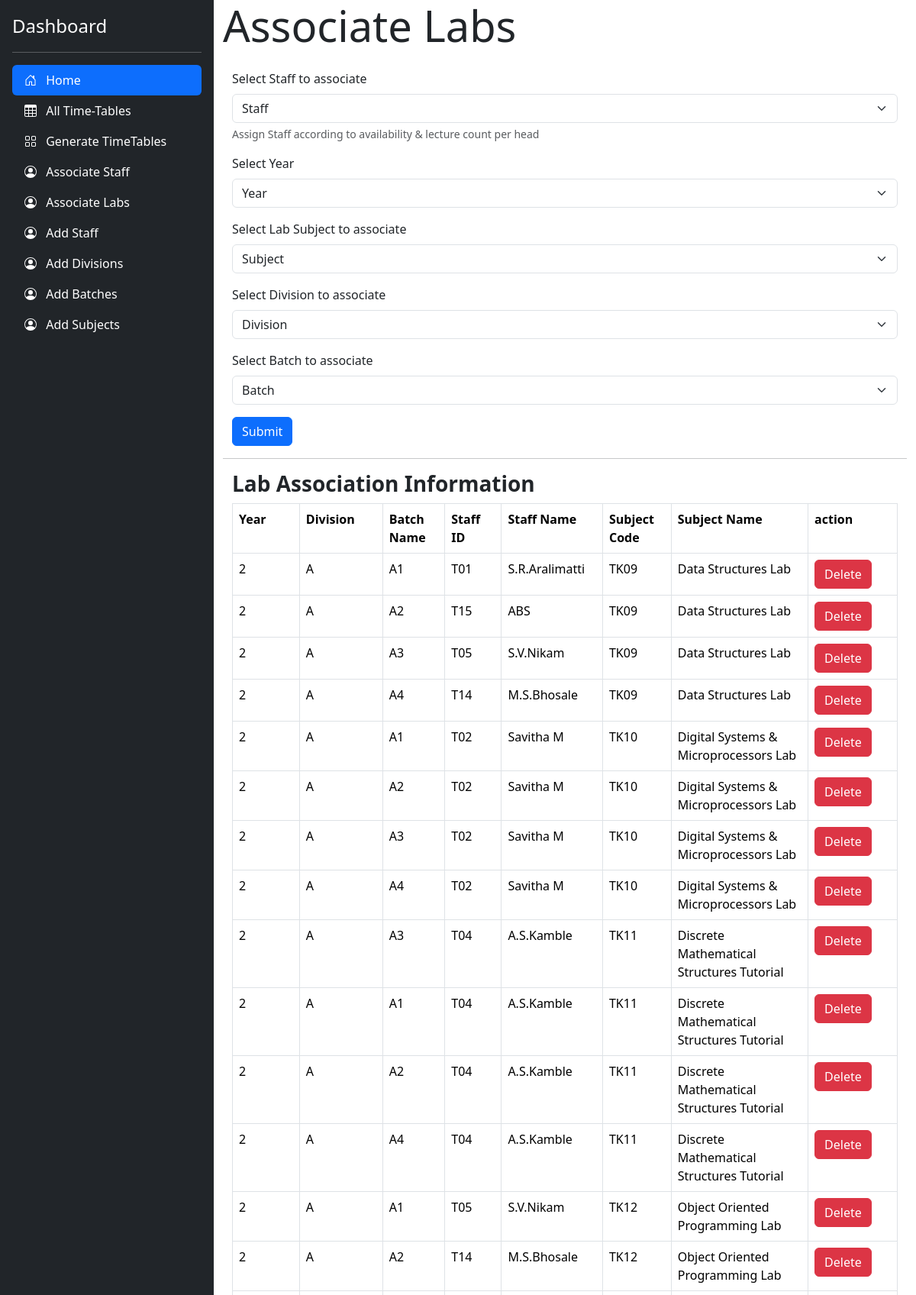
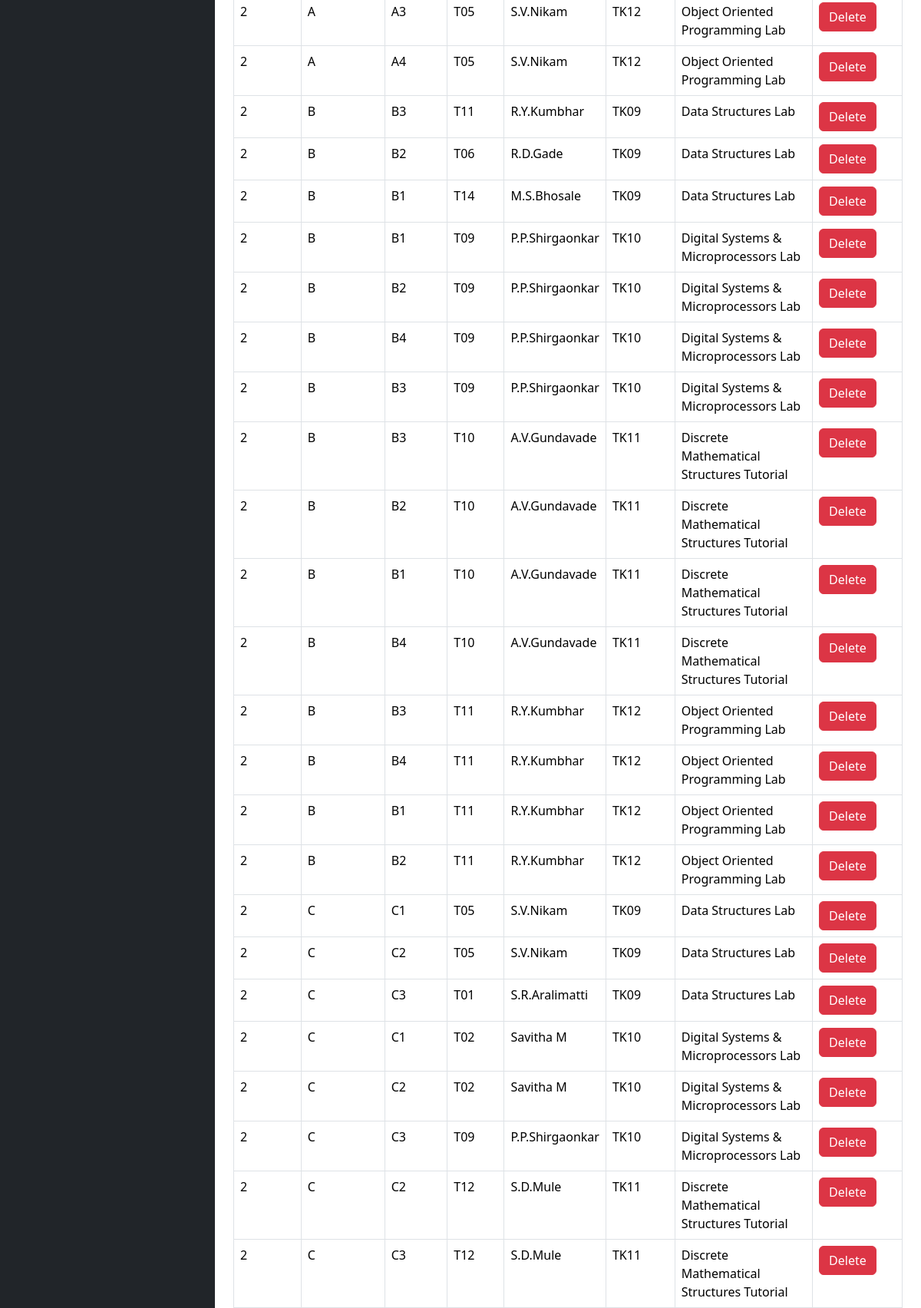
Screenshot of /associateLabs.php (signed in, upper part) with the database file from the repository (2 pictures, top to bottom).
### tables this page shows
CREATE TABLE `batch_associations` (
  `batchname` varchar(2) NOT NULL,
  `division` varchar(2) NOT NULL,
  `staffid` varchar(11) NOT NULL,
  `staffname` varchar(50) NOT NULL,
  `subjectcode` varchar(11) NOT NULL,
  `subjectname` varchar(100) NOT NULL,
  `year` int(11) NOT NULL,
  `id` int(11) NOT NULL
);

### associateLabs.php (the view, shortened to what this page needs)
<!doctype html>
<html lang="en" data-bs-theme="auto">
<head>
    <link href="https://cdn.jsdelivr.net/npm/bootstrap@5.3.3/dist/css/bootstrap.min.css" rel="stylesheet">
    <link href="./css/sidebars.css" rel="stylesheet">
    <link rel="stylesheet" href="./css/dashboard.css">
    <link href="sidebars.css" rel="stylesheet">
</head>
<body>
    <main class="d-flex flex-nowrap">
        <div class="sidebar d-flex flex-column flex-shrink-0 p-3 text-bg-dark" style="width: 280px; height:100vh;">
            <a href="/" class="d-flex align-items-center mb-3 mb-md-0 me-md-auto text-white text-decoration-none">
                <span class="fs-4">Dashboard</span>
            </a>
            <hr>
            <ul class="nav nav-pills flex-column mb-auto">
                <li class="nav-item">
                    <a href="/TimeTableGenerator/administration.php" class="nav-link active" aria-current="page">
                        <svg class="bi pe-none me-2" width="16" height="16">
                            <use xlink:href="#home" />
                        </svg>
                        Home
                    </a>
                </li>
                <li>
                    <a href="/TimeTableGenerator/alltt.php" class="nav-link text-white">
                        <svg class="bi pe-none me-2" width="16" height="16">
                            <use xlink:href="#table" />
                        </svg>
                        All Time-Tables
                    </a>
                </li>
                <li>
                    <a href="/TimeTableGenerator/generate.php" class="nav-link text-white">
                        <svg class="bi pe-none me-2" width="16" height="16">
                            <use xlink:href="#grid" />
                        </svg>
                        Generate TimeTables
                    </a>
                </li>
                <li>
                    <a href="/TimeTableGenerator/associate.php" class="nav-link text-white">
                        <svg class="bi pe-none me-2" width="16" height="16">
                            <use xlink:href="#people-circle" />
                        </svg>
                        Associate Staff
                    </a>
                </li>
                <li>
                    <a href="/TimeTableGenerator/associateLabs.php" class="nav-link text-white">
                        <svg class="bi pe-none me-2" width="16" height="16">
                            <use xlink:href="#people-circle" />
                        </svg>
                        Associate Labs
                    </a>
                </li>
                <li>
                    <a href="/TimeTableGenerator/addStaff.php" class="nav-link text-white">
                        <svg class="bi pe-none me-2" width="16" height="16">
                            <use xlink:href="#people-circle" />
                        </svg>
                        Add Staff
                    </a>
                </li>
                <li>
                    <a href="/TimeTableGenerator/addDivisions.php" class="nav-link text-white">
                        <svg class="bi pe-none me-2" width="16" height="16">
                            <use xlink:href="#people-circle" />
                        </svg>
                        Add Divisions
                    </a>
                </li>
                <li>
                    <a href="/TimeTableGenerator/addBatches.php" class="nav-link text-white">
                        <svg class="bi pe-none me-2" width="16" height="16">
                            <use xlink:href="#people-circle" />
                        </svg>
                        Add Batches
                    </a>
                </li>
                <li>
                    <a href="/TimeTableGenerator/addSubjects.php" class="nav-link text-white">
                        <svg class="bi pe-none me-2" width="16" height="16">
                            <use xlink:href="#people-circle" />
                        </svg>
                        Add Subjects
                    </a>
                </li>
            </ul>
        </div>
        <div class="dashboard-content container-fluid">
            <div class="dashboard-heading display-4">Associate Labs</div>
            <div class="container-fluid">
                <form action="./services/associateBatches.php" method="POST" class="form-signup">
                    <div class="mt-4 mb-3">
                        <label for="staff" class="form-label">Select Staff to associate</label>
                        <select name="staff" class="form-select">
                            <?php
                            $q = mysqli_query(
                                mysqli_connect("localhost", "root", "root", "Dev"),
                                "SELECT * FROM staff"
                            );
                            $row_count = mysqli_num_rows($q);
                            if ($row_count) {
                                $mystring = '
                                    <option selected disabled>Staff</option>';
                                while ($row = mysqli_fetch_assoc($q)) {
                                    $mystring .= '<option value="' . $row['staffId'] . '">' . "(" . $row['staffId'] . ")  " . $row['name'] . '</option>';
                                }
                                echo $mystring;
                            }
                            ?>
                        </select>
                        <div id="emailHelp" class="form-text">Assign Staff according to availability & lecture count per head</div>
                    </div>
                    <div class="mb-3">
                        <label for="year" class="form-label">Select Year</label>
                        <select id="year" class="form-select" name="year" onchange="fetch_updatedata(this.value)">
                            <option selected disabled>Year</option>
                        </select>
                    </div>
                    <div class="mb-3">
                        <label for="subject" class="form-label">Select Lab Subject to associate</label>
                        <select id="subjectselection" name="subject" class="form-select">
                            <option selected disabled>Subject</option>
                        </select>
                    </div>
                    <div class="mb-3">
                        <label for="division" class="form-label">Select Division to associate</label>
                        <select id="divisionselection" class="form-select" name="division" onchange="fetch_batches(this.value)">
                            <option selected disabled>Division</option>
                        </select>
                    </div>
                    <div class="mb-3">
                        <label for="batch" class="form-label">Select Batch to associate</label>
                        <select id="batchselection" class="form-select" name="batch">
                            <option selected disabled>Batch</option>
                        </select>
                    </div>
                    <button type="submit" class="btn btn-primary">Submit</button>
                </form>
            </div>
            <hr>
            <div class="container-fluid">
                <h3><strong>Lab Association Information </strong></h3>
                <table id="batchesTable" class="table table-bordered">
                    <tr>
                        <th width="190">Year</th>
                        <th width="190">Division</th>
                        <th width="130">Batch Name</th>
                        <th width="130">Staff ID</th>
                        <th width="130">Staff Name</th>
                        <th width="130">Subject Code</th>
                        <th width=290>Subject Name</th>
                        <th width="190">action</th>
                    </tr>
                    <tbody>
                        <?php
                        $q = mysqli_query(
                            mysqli_connect("localhost", "root", "root", "Dev"),
                            "SELECT * FROM batch_associations ORDER BY division,subjectname ASC"
                        );
                        while ($row = mysqli_fetch_assoc($q)) {
                            echo "<tr><td>{$row['year']}</td>
                            <td>{$row['division']}</td>
                            <td>{$row['batchname']}</td>
                            <td>{$row['staffid']}</td>
                            <td>{$row['staffname']}</td>
                    <td>{$row['subjectcode']}</td>
                    <td>{$row['subjectname']}</td>
                   <td><a class='btn btn-danger' href='./services/handleDelete.php?query=batchassoc&batchassocid={$row['id']}'>Delete</a></td>
                    </tr>\n";
                        }
                        ?>
                    </tbody>
                </table>
            </div>
        </div>
    </main>
</body>
</html>

### css/sidebars.css (style rules this page uses)
main { height: 100vh; height: -webkit-fill-available; }
.dashboard-content { height: 100vh; max-height: 100vh; overflow-y: scroll; width: 100%; }

### associateLabs.php (style rules this page uses)
.bi { vertical-align: -.125em; fill: currentColor; }

### rows the page displays
batch_associations: year "2", division "A", batchname "A1", staffid "T01", staffname "S.R.Aralimatti", subjectcode "TK09", subjectname "Data Structures Lab"
batch_associations: year "2", division "A", batchname "A2", staffid "T15", staffname "ABS", subjectcode "TK09", subjectname "Data Structures Lab"
batch_associations: year "2", division "A", batchname "A3", staffid "T05", staffname "S.V.Nikam", subjectcode "TK09", subjectname "Data Structures Lab"
batch_associations: year "2", division "A", batchname "A4", staffid "T14", staffname "M.S.Bhosale", subjectcode "TK09", subjectname "Data Structures Lab"
batch_associations: year "2", division "A", batchname "A1", staffid "T02", staffname "Savitha M", subjectcode "TK10", subjectname "Digital Systems & Microprocessors Lab"
batch_associations: year "2", division "A", batchname "A2", staffid "T02", staffname "Savitha M", subjectcode "TK10", subjectname "Digital Systems & Microprocessors Lab"
batch_associations: year "2", division "A", batchname "A3", staffid "T02", staffname "Savitha M", subjectcode "TK10", subjectname "Digital Systems & Microprocessors Lab"
batch_associations: year "2", division "A", batchname "A4", staffid "T02", staffname "Savitha M", subjectcode "TK10", subjectname "Digital Systems & Microprocessors Lab"
batch_associations: year "2", division "A", batchname "A3", staffid "T04", staffname "A.S.Kamble", subjectcode "TK11", subjectname "Discrete Mathematical Structures Tutorial"
batch_associations: year "2", division "A", batchname "A1", staffid "T04", staffname "A.S.Kamble", subjectcode "TK11", subjectname "Discrete Mathematical Structures Tutorial"
batch_associations: year "2", division "A", batchname "A2", staffid "T04", staffname "A.S.Kamble", subjectcode "TK11", subjectname "Discrete Mathematical Structures Tutorial"
batch_associations: year "2", division "A", batchname "A4", staffid "T04", staffname "A.S.Kamble", subjectcode "TK11", subjectname "Discrete Mathematical Structures Tutorial"
batch_associations: year "2", division "A", batchname "A1", staffid "T05", staffname "S.V.Nikam", subjectcode "TK12", subjectname "Object Oriented Programming Lab"
batch_associations: year "2", division "A", batchname "A2", staffid "T14", staffname "M.S.Bhosale", subjectcode "TK12", subjectname "Object Oriented Programming Lab"
batch_associations: year "2", division "A", batchname "A3", staffid "T05", staffname "S.V.Nikam", subjectcode "TK12", subjectname "Object Oriented Programming Lab"
batch_associations: year "2", division "A", batchname "A4", staffid "T05", staffname "S.V.Nikam", subjectcode "TK12", subjectname "Object Oriented Programming Lab"
batch_associations: year "2", division "B", batchname "B3", staffid "T11", staffname "R.Y.Kumbhar", subjectcode "TK09", subjectname "Data Structures Lab"
batch_associations: year "2", division "B", batchname "B2", staffid "T06", staffname "R.D.Gade", subjectcode "TK09", subjectname "Data Structures Lab"
batch_associations: year "2", division "B", batchname "B1", staffid "T14", staffname "M.S.Bhosale", subjectcode "TK09", subjectname "Data Structures Lab"
batch_associations: year "2", division "B", batchname "B1", staffid "T09", staffname "P.P.Shirgaonkar", subjectcode "TK10", subjectname "Digital Systems & Microprocessors Lab"
batch_associations: year "2", division "B", batchname "B2", staffid "T09", staffname "P.P.Shirgaonkar", subjectcode "TK10", subjectname "Digital Systems & Microprocessors Lab"
batch_associations: year "2", division "B", batchname "B4", staffid "T09", staffname "P.P.Shirgaonkar", subjectcode "TK10", subjectname "Digital Systems & Microprocessors Lab"
batch_associations: year "2", division "B", batchname "B3", staffid "T09", staffname "P.P.Shirgaonkar", subjectcode "TK10", subjectname "Digital Systems & Microprocessors Lab"
batch_associations: year "2", division "B", batchname "B3", staffid "T10", staffname "A.V.Gundavade", subjectcode "TK11", subjectname "Discrete Mathematical Structures Tutorial"
batch_associations: year "2", division "B", batchname "B2", staffid "T10", staffname "A.V.Gundavade", subjectcode "TK11", subjectname "Discrete Mathematical Structures Tutorial"
batch_associations: year "2", division "B", batchname "B1", staffid "T10", staffname "A.V.Gundavade", subjectcode "TK11", subjectname "Discrete Mathematical Structures Tutorial"
batch_associations: year "2", division "B", batchname "B4", staffid "T10", staffname "A.V.Gundavade", subjectcode "TK11", subjectname "Discrete Mathematical Structures Tutorial"
batch_associations: year "2", division "B", batchname "B3", staffid "T11", staffname "R.Y.Kumbhar", subjectcode "TK12", subjectname "Object Oriented Programming Lab"
batch_associations: year "2", division "B", batchname "B4", staffid "T11", staffname "R.Y.Kumbhar", subjectcode "TK12", subjectname "Object Oriented Programming Lab"
batch_associations: year "2", division "B", batchname "B1", staffid "T11", staffname "R.Y.Kumbhar", subjectcode "TK12", subjectname "Object Oriented Programming Lab"
batch_associations: year "2", division "B", batchname "B2", staffid "T11", staffname "R.Y.Kumbhar", subjectcode "TK12", subjectname "Object Oriented Programming Lab"
batch_associations: year "2", division "C", batchname "C1", staffid "T05", staffname "S.V.Nikam", subjectcode "TK09", subjectname "Data Structures Lab"
batch_associations: year "2", division "C", batchname "C2", staffid "T05", staffname "S.V.Nikam", subjectcode "TK09", subjectname "Data Structures Lab"
batch_associations: year "2", division "C", batchname "C3", staffid "T01", staffname "S.R.Aralimatti", subjectcode "TK09", subjectname "Data Structures Lab"
batch_associations: year "2", division "C", batchname "C1", staffid "T02", staffname "Savitha M", subjectcode "TK10", subjectname "Digital Systems & Microprocessors Lab"
batch_associations: year "2", division "C", batchname "C2", staffid "T02", staffname "Savitha M", subjectcode "TK10", subjectname "Digital Systems & Microprocessors Lab"
batch_associations: year "2", division "C", batchname "C3", staffid "T09", staffname "P.P.Shirgaonkar", subjectcode "TK10", subjectname "Digital Systems & Microprocessors Lab"
batch_associations: year "2", division "C", batchname "C2", staffid "T12", staffname "S.D.Mule", subjectcode "TK11", subjectname "Discrete Mathematical Structures Tutorial"
batch_associations: year "2", division "C", batchname "C3", staffid "T12", staffname "S.D.Mule", subjectcode "TK11", subjectname "Discrete Mathematical Structures Tutorial"
